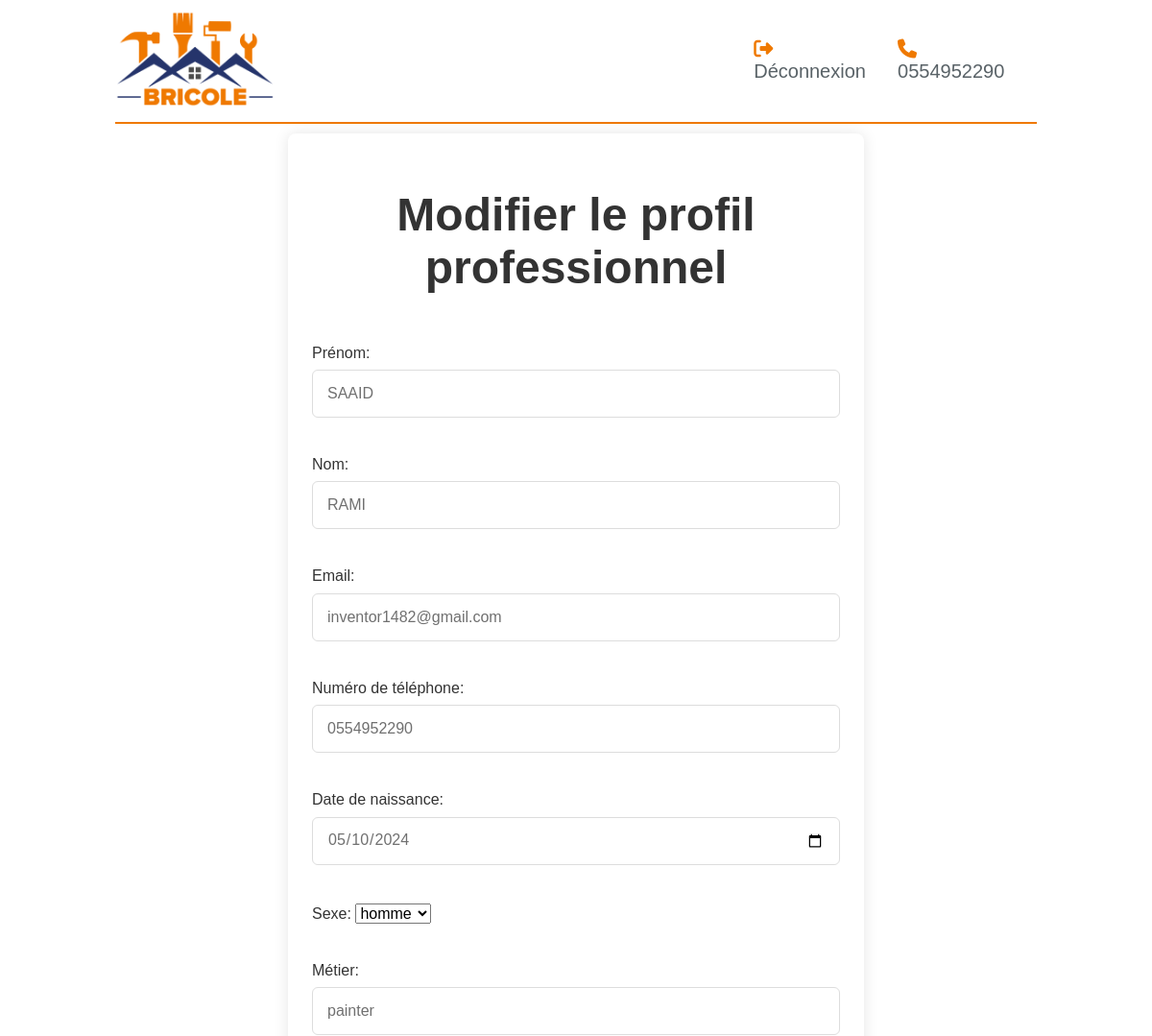
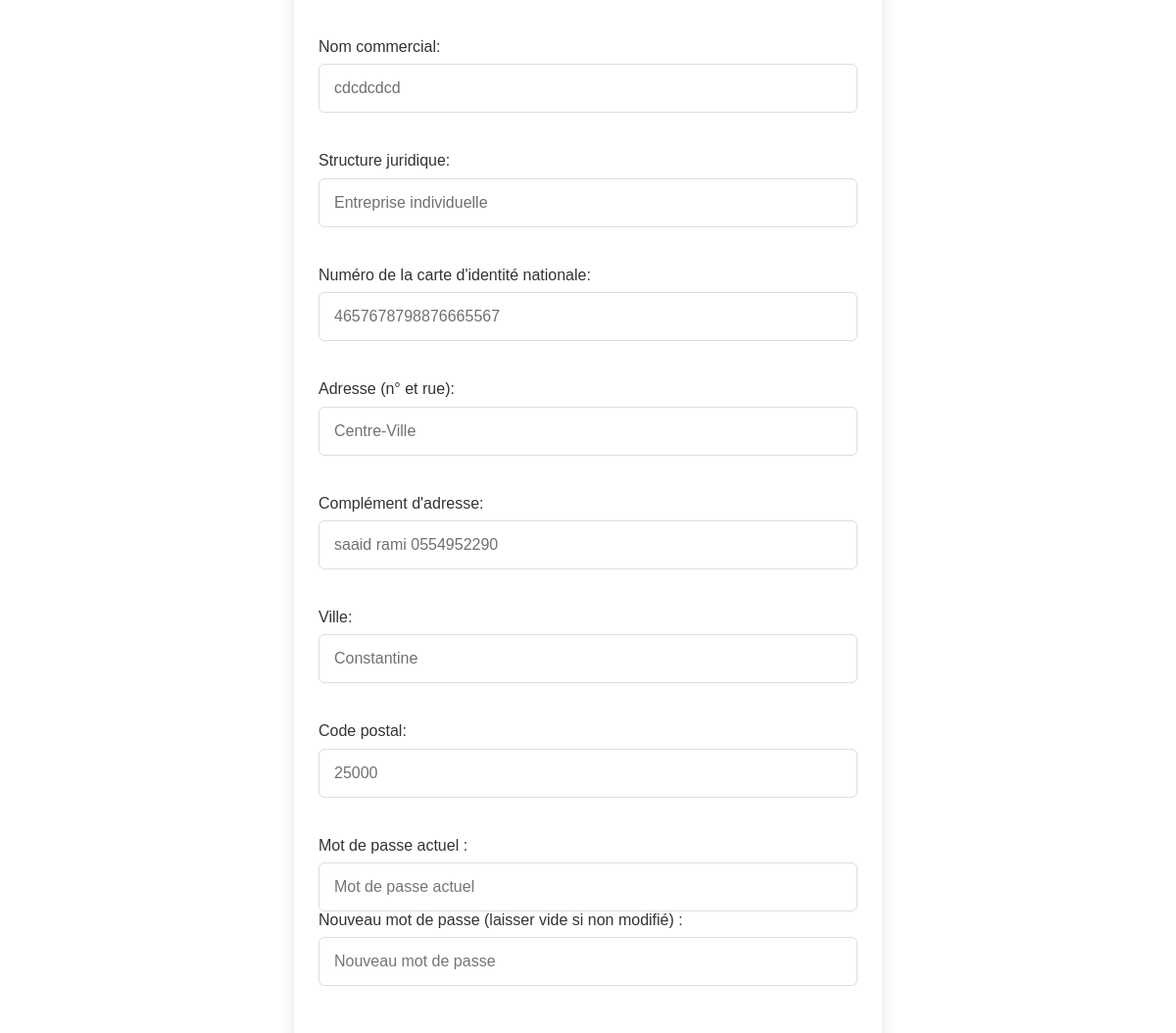
Page /editprofilepro.php (signed in, upper part) on the earlier database version (2 pictures, top to bottom).
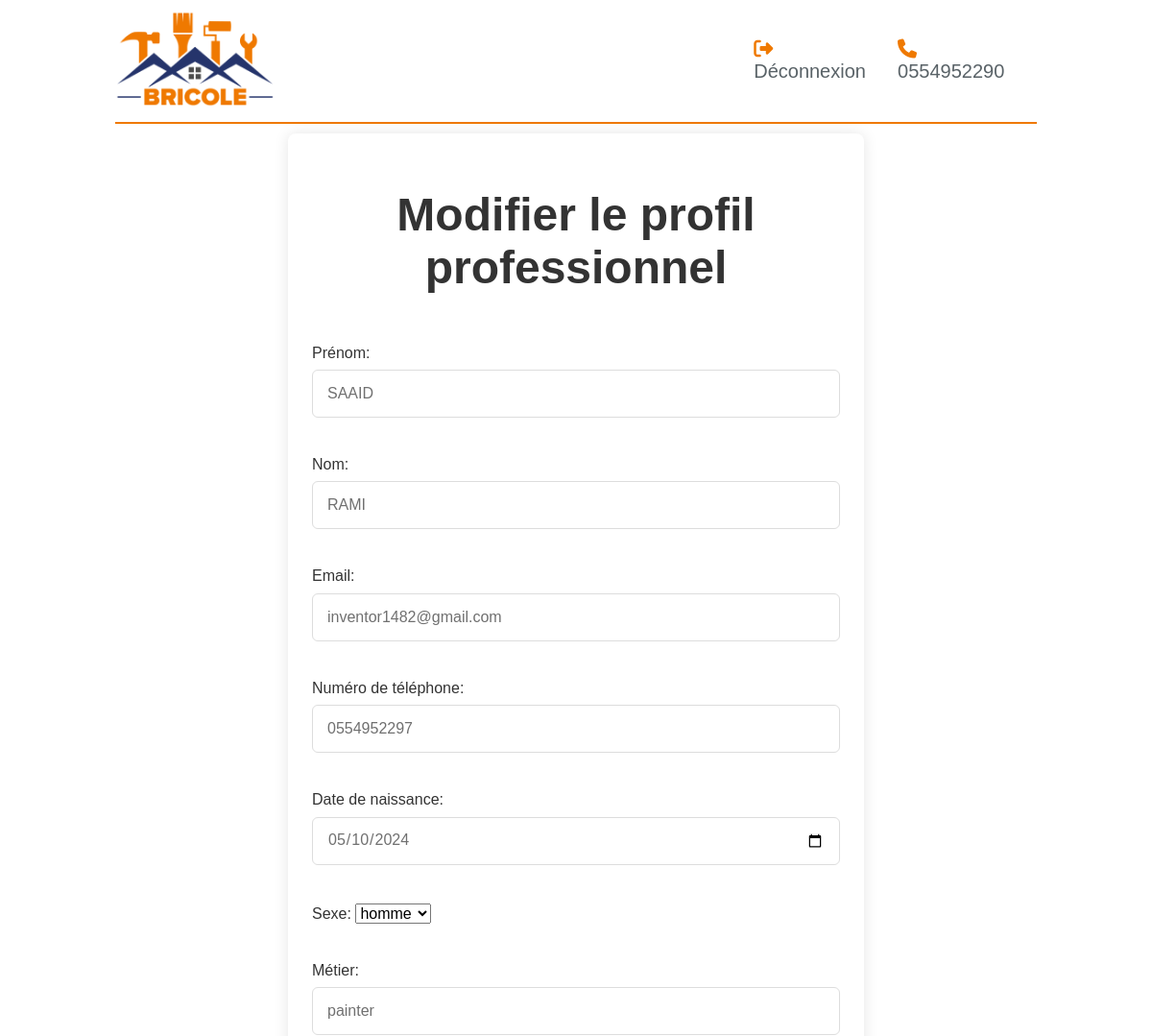
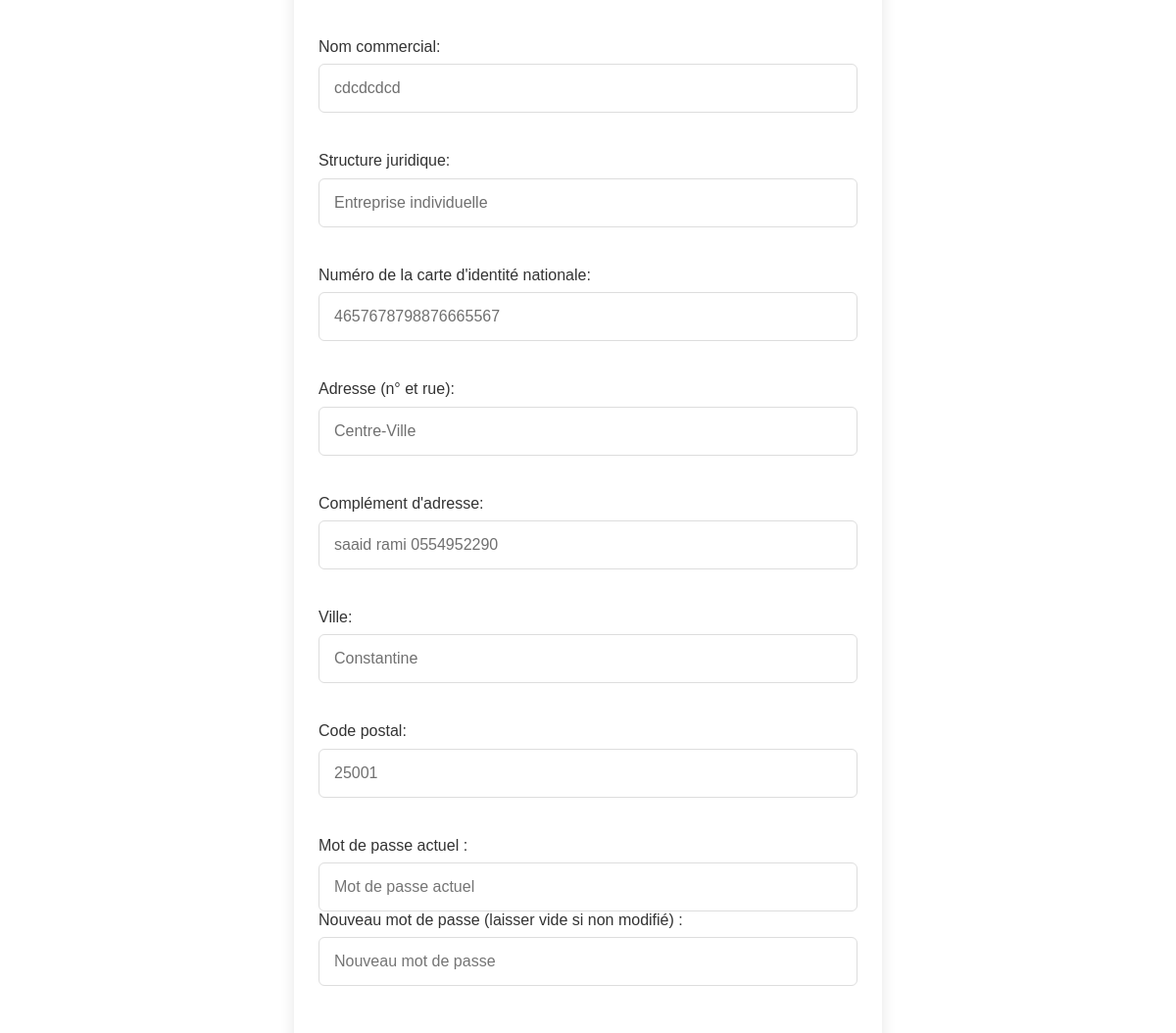
Same page on the later database version (2 pictures, top to bottom).
### tables this page shows
CREATE TABLE `prousers` (
  `id` int(11) NOT NULL,
  `prenom` varchar(255) NOT NULL,
  `nom` varchar(255) NOT NULL,
  `email` varchar(255) NOT NULL,
  `mobile` varchar(20) DEFAULT NULL,
  `data_naissance` date DEFAULT NULL,
  `sexe` enum('homme','femme') NOT NULL,
  `metier` varchar(255) DEFAULT NULL,
  `nom_commerce` varchar(255) DEFAULT NULL,
  `str_jur` enum('Entreprise individuelle','Association','Auto-entrepreneur') NOT NULL,
  `siret` bigint(18) DEFAULT NULL,
  `password` varchar(255) NOT NULL,
  `nomrue` varchar(255) DEFAULT NULL,
  `adresse` varchar(255) DEFAULT NULL,
  `ville` varchar(255) DEFAULT NULL,
  `codepost` varchar(10) DEFAULT NULL
);

### editprofilepro.php (the view, shortened to what this page needs)
<?php
require_once "database.php";
$userId = $_SESSION['user'];
$stmt = mysqli_prepare($conn, "SELECT * FROM prousers WHERE id = ?");
mysqli_stmt_bind_param($stmt, 'i', $userId);
mysqli_stmt_execute($stmt);
$result = mysqli_stmt_get_result($stmt);
$user = mysqli_fetch_assoc($result);
?>
<!DOCTYPE html>
<html lang="en">
<head>
    <link rel="stylesheet" href="https://cdnjs.cloudflare.com/ajax/libs/font-awesome/5.15.4/css/all.min.css">
    <link rel="stylesheet" href=".css/normalize.css">
    <link rel="stylesheet" href=".css/all.min.css">
    <link rel="stylesheet" href="login.css">
    <link rel="stylesheet" href="css/dashboard.css">
</head>
<body>
<div class="header">
        <div class="container">
            <nav id="home" class="navstyle">
                <a class="logo" href="index.html"><img src="./images/logo.png" alt="Bricole"></a>
                <div class="flinks">
                    <li>
                        <a id="connexion-link" class="connexion dropdown-toggle" href="logout.php">
                        <i class="fas fa-sign-out-alt"></i>
                        Déconnexion
                        </a>
                    </li>
                    <div class="phonenum">
                        <i class="fas fa-phone"></i>
                        <a href="#Chauffagiste">0554952290</a>
                    </div>
                </div>
            </nav>
        </div>
    </div>
    <section class="container-inscription">
    <div class="container">
        <header>
            <h1>Modifier le profil professionnel</h1>
        </header>
        <form action="editprofilepro.php" method="post" class="form">
    <section class="input-box">
        <label for="prenom">Prénom:</label>
        <input type="text" name="prenom" placeholder="Prénom" required value="<?php echo htmlspecialchars($user['prenom']); ?>" />
    </section>
    <section class="input-box">
        <label for="nom">Nom:</label>
        <input type="text" name="nom" placeholder="Nom" required value="<?php echo htmlspecialchars($user['nom']); ?>" />
    </section>
    <section class="input-box">
        <label for="email">Email:</label>
        <input type="email" name="email" placeholder="Adresse email" required value="<?php echo htmlspecialchars($user['email']); ?>" />
    </section>
    <section class="input-box">
        <label for="mobile">Numéro de téléphone:</label>
        <input type="text" name="mobile" placeholder="Numéro de téléphone" required value="<?php echo htmlspecialchars($user['mobile']); ?>" />
    </section>
    <section class="input-box">
        <label for="data_naissance">Date de naissance:</label>
        <input type="date" name="data_naissance" placeholder="Date de naissance" required value="<?php echo htmlspecialchars($user['data_naissance']); ?>" />
    </section>
    <section class="input-box">
        <label for="sexe">Sexe:</label>
        <select name="sexe" required>
            <option value="<?php echo htmlspecialchars($user['sexe']); ?>" selected><?php echo htmlspecialchars($user['sexe']); ?></option>
        </select>
    </section>
    <section class="input-box">
        <label for="metier">Métier:</label>
        <input type="text" name="metier" placeholder="Métier" required value="<?php echo htmlspecialchars($user['metier']); ?>" />
    </section>
    <section class="input-box">
        <label for="nom_commerce">Nom commercial:</label>
        <input type="text" name="nom_commerce" placeholder="Nom commercial" required value="<?php echo htmlspecialchars($user['nom_commerce']); ?>" />
    </section>
    <section class="input-box">
        <label for="str_jur">Structure juridique:</label>
        <input type="text" name="str_jur" placeholder="Structure juridique" required value="<?php echo htmlspecialchars($user['str_jur']); ?>" />
    </section>
    <section class="input-box">
        <label for="siret">Numéro de la carte d'identité nationale:</label>
        <input type="text" name="siret" placeholder="Numéro d'identité" required value="<?php echo htmlspecialchars($user['siret']); ?>" />
    </section>
    <section class="input-box">
        <label for="nomrue">Adresse (n° et rue):</label>
        <input type="text" name="nomrue" placeholder="Adresse (n° et rue)" required value="<?php echo htmlspecialchars($user['nomrue']); ?>" />
    </section>
    <section class="input-box">
        <label for="adresse">Complément d'adresse:</label>
        <input type="text" name="adresse" placeholder="Complément d'adresse" required value="<?php echo htmlspecialchars($user['adresse']); ?>" />
    </section>
    <section class="input-box">
        <label for="ville">Ville:</label>
        <input type="text" name="ville" placeholder="Ville" required value="<?php echo htmlspecialchars($user['ville']); ?>" />
    </section>
    <section class="input-box">
        <label for="codepost">Code postal:</label>
        <input type="text" name="codepost" placeholder="Code postal" required value="<?php echo htmlspecialchars($user['codepost']); ?>" />
    </section>
     <section class="input-box">
        <label for="current_password">Mot de passe actuel :</label>
        <input type="password" name="current_password" placeholder="Mot de passe actuel" required />
        <label for="password">Nouveau mot de passe (laisser vide si non modifié) :</label>
        <input type="password" name="password" placeholder="Nouveau mot de passe" />
    </section>
</form>
    </div>
</section>
</body>
</html>

### login.css (style rules this page uses)
* { -webkit-box-sizing: border-box; -moz-box-sizing: border-box; box-sizing: border-box; padding: 0; margin: 0; scroll-behavior: smooth; font-family: 'Poppins', sans-serif; }
.header { margin-top: 10px; background-color:#ffffff; margin: 10px auto 10px auto; width: 80%; }
.header .container .navstyle .logo img { width: 25%; }
.header .container .navstyle { padding-bottom: 10px; background-color: rgb(255, 255, 255); border-bottom: 2px solid #ef7900; display: flex; justify-content: space-between; align-items: center; }
.header .container .navstyle .flinks { font-size: 20px; display: flex; }
.header .container .navstyle .flinks ul , li ,a { color: #596267; text-decoration: none; list-style-type: none; }
.phonenum { color: #ef7900; margin: 0 20px; }
@media (min-width: 768px) { .container { width: 750px; } }
@media (min-width: 992px) { .container { width: 970px; } }
@media (min-width: 1200px) { .container { width: 100%; } }
.container-inscription { position: relative; left: 25%; width: 50%; background: #fff; padding: 25px; border-radius: 8px; box-shadow: 0 0 15px rgba(0, 0, 0, 0.1); }
.container-inscription header { font-size: 1.5rem; color: #333; font-weight: 500; text-align: center; }
.container-inscription .form { margin-top: 30px; }
.form .input-box { width: 100%; margin-top: 20px; }
.input-box label { color: #333; }
.form :where(.input-box input, .select-box) { position: relative; height: 50px; width: 100%; outline: none; font-size: 1rem; color: #707070; margin-top: 8px; border: 1px solid #ddd; border-radius: 6px; padding: 0 15px; }

### css/dashboard.css (style rules this page uses)
.container-inscription header { margin-bottom: 20px; }

### editprofilepro.php (style rules this page uses)
.container-inscription { text-align: center; }
.input-box { margin-bottom: 20px; display: inline-block; text-align: left; }
.fa-sign-out-alt { color: #ef7900; }
#connexion-link { cursor: pointer; }

Differences in the rows shown:
changed prousers "SAAID": mobile "0554952290" → "0554952297"; codepost "25000" → "25001"
